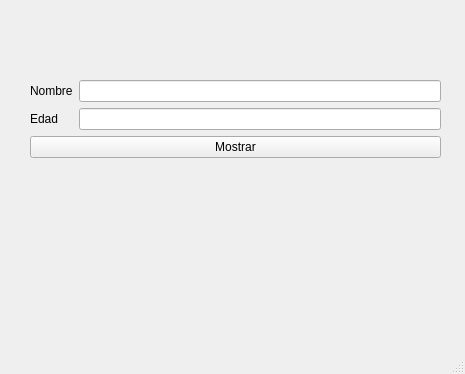
<?xml version="1.0" encoding="UTF-8"?>
<ui version="4.0">
 <class>MainWindow</class>
 <widget class="QMainWindow" name="MainWindow">
  <property name="geometry">
   <rect>
    <x>0</x>
    <y>0</y>
    <width>465</width>
    <height>374</height>
   </rect>
  </property>
  <property name="windowTitle">
   <string>MainWindow</string>
  </property>
  <widget class="QWidget" name="centralwidget">
   <widget class="QWidget" name="gridLayoutWidget">
    <property name="geometry">
     <rect>
      <x>30</x>
      <y>80</y>
      <width>411</width>
      <height>141</height>
     </rect>
    </property>
    <layout class="QGridLayout" name="gridLayout_2">
     <item row="1" column="0">
      <widget class="QLabel" name="lbl2">
       <property name="text">
        <string>Edad</string>
       </property>
      </widget>
     </item>
     <item row="2" column="0" colspan="2">
      <widget class="QPushButton" name="btnMostrar">
       <property name="text">
        <string>Mostrar</string>
       </property>
      </widget>
     </item>
     <item row="0" column="0">
      <widget class="QLabel" name="lbl1">
       <property name="text">
        <string>Nombre</string>
       </property>
      </widget>
     </item>
     <item row="0" column="1">
      <widget class="QLineEdit" name="lne1">
       <property name="text">
        <string/>
       </property>
      </widget>
     </item>
     <item row="1" column="1">
      <widget class="QLineEdit" name="lne2"/>
     </item>
     <item row="3" column="0" colspan="2">
      <widget class="QLabel" name="lbl3">
       <property name="enabled">
        <bool>true</bool>
       </property>
       <property name="sizePolicy">
        <sizepolicy hsizetype="Expanding" vsizetype="Preferred">
         <horstretch>0</horstretch>
         <verstretch>0</verstretch>
        </sizepolicy>
       </property>
       <property name="text">
        <string/>
       </property>
       <property name="alignment">
        <set>Qt::AlignCenter</set>
       </property>
       <property name="wordWrap">
        <bool>true</bool>
       </property>
      </widget>
     </item>
    </layout>
   </widget>
  </widget>
  <widget class="QMenuBar" name="menubar">
   <property name="geometry">
    <rect>
     <x>0</x>
     <y>0</y>
     <width>465</width>
     <height>26</height>
    </rect>
   </property>
  </widget>
  <widget class="QStatusBar" name="statusbar"/>
 </widget>
 <resources/>
 <connections/>
</ui>
